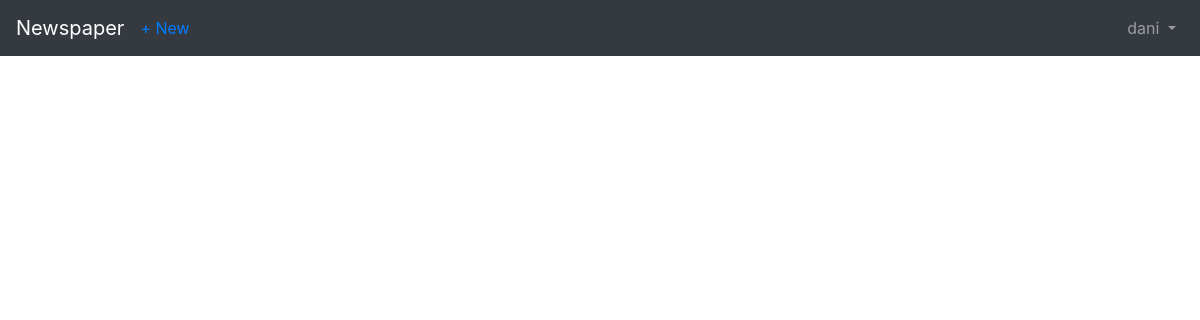
The page /articles/ (signed in) on the database as committed earlier.
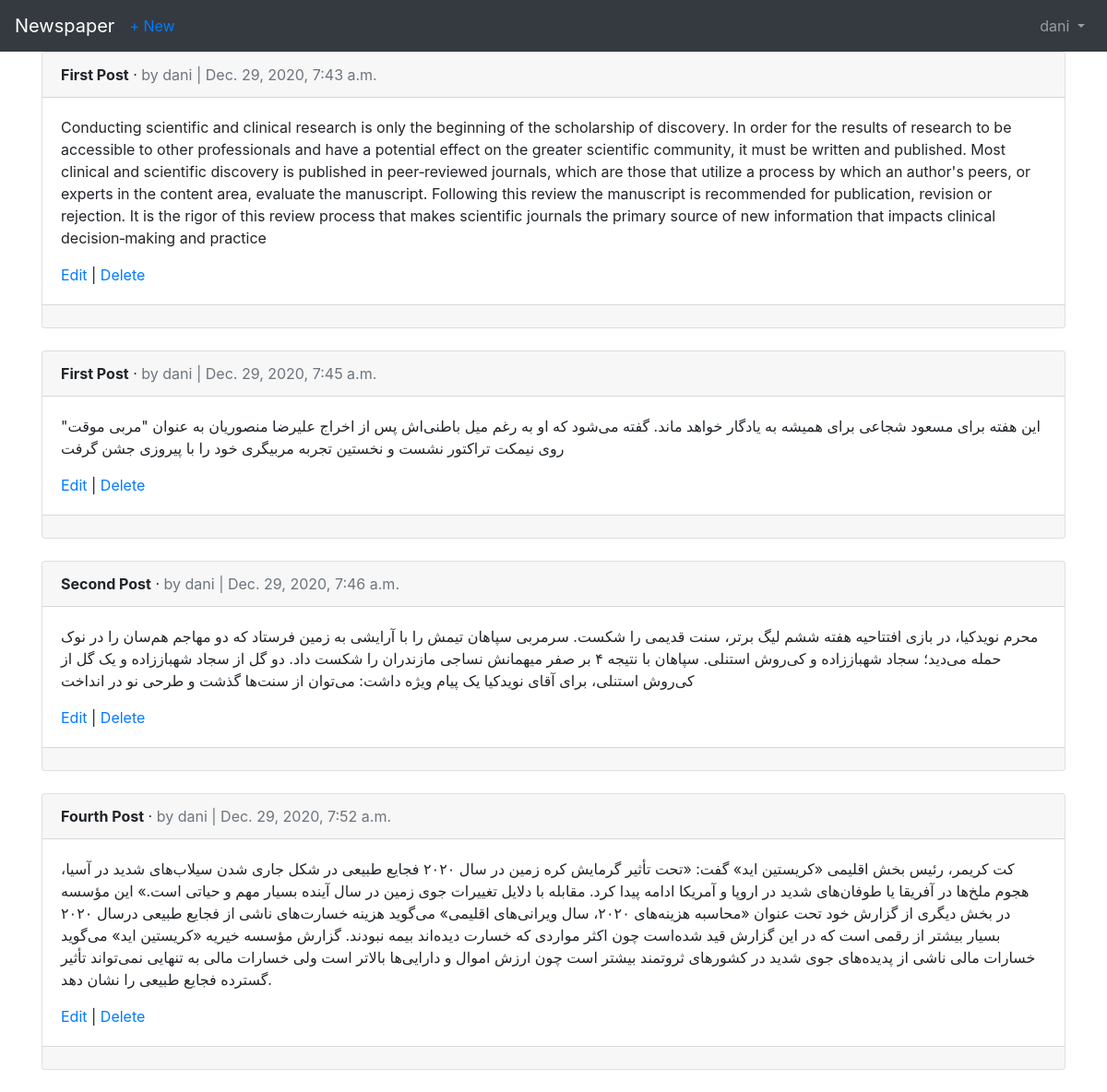
The same page on the database as committed later.
### users/models.py (models this page shows)
class  CustomUser(AbstractUser):
    age = models.PositiveIntegerField(default=0)

### articles/models.py (models this page shows, shortened)
class Article(models.Model):
    title = models.CharField(max_length=255)
    body = models.TextField()
    date = models.DateTimeField(auto_now_add=True)
    author = models.ForeignKey(
        settings.AUTH_USER_MODEL,
       on_delete= models.CASCADE,
    )

### articles/views.py (the view)
# urls.py: path('', ArticleListView.as_view(), name='article_list'),
class ArticleListView(LoginRequiredMixin,ListView):
    model = Article
    template_name = 'article_list.html'
    login_url = 'login'

### templates/article_list.html (shortened to what this page needs)
{% extends 'base.html' %}
{% block content %}
  {% for article in object_list %}
    <div class="card">
      <div class="card-header">
        <span class="font-weight-bold">{{ article.title }}</span> &middot;
        <span class="text-muted">by {{ article.author }} | {{ article.date }}</span>
      </div>
      <div class="card-body">
        <p>{{ article.body }}</p>
        <a href="{% url 'article_edit' article.pk %}">Edit</a> |
        <a href="{% url 'article_delete' article.pk %}">Delete</a>
      </div>
      <div class="card-footer">
      </div>
    </div>
    <br />
  {% endfor %}
{% endblock content %}

### templates/base.html (shortened to what this page needs)
<!DOCTYPE html>
<html>
<head>
  <link rel="stylesheet" href="https://stackpath.bootstrapcdn.com/bootstrap/4.5.0/css/bootstrap.min.css">
</head>
<body>
  <nav class="navbar navbar-expand-lg navbar-dark bg-dark">
    <a class="navbar-brand" href="{% url 'home' %}">Newspaper</a>
    {% if user.is_authenticated %}
      <ul class="navbar-nav mr-auto">
        <li class="nav-item"><a href="{% url 'article_new' %}">+ New</a></li>
      </ul>
    {% endif %}
    <div class="collapse navbar-collapse" id="navbarSupportedContent">
      {% if user.is_authenticated %}
        <ul class="navbar-nav ml-auto">
          <li class="nav-item">
            <a class="nav-link dropdown-toggle" href="#" id="navbarDropdown" role="button" data-toggle="dropdown" aria-haspopup="true" aria-expanded="false">
              {{ user.username }}
            </a>
          </li>
        </ul>
      {% endif %}
    </div>
  </nav>
  <main>
    <div class="container">
      {% block content %}
      {% endblock content %}
    </div>
  </main>
</body>
</html>

Rows that differ between the two databases and show on the page:
added Article: title "First Post", author "dani", date "Dec. 29, 2020, 7:43 a.m.", body "Conducting scientific and clinical research is only the beginning of the scholarship of discovery. In order for the results of research to be accessible to other professionals and have a potential effect on the greater scientific community, it must be written and published. Most clinical and scientific discovery is published in peer‐reviewed journals, which are those that utilize a process by which an author's peers, or experts in the content area, evaluate the manuscript. Following this review the manuscript is recommended for publication, revision or rejection. It is the rigor of this review process that makes scientific journals the primary source of new information that impacts clinical…"
added Article: title "First Post", author "dani", date "Dec. 29, 2020, 7:45 a.m.", body "این هفته برای مسعود شجاعی برای همیشه به یادگار خواهد ماند. گفته می‌شود که او به رغم میل باطنی‌اش پس از اخراج علیرضا منصوریان به عنوان \"مربی موقت\" روی نیمکت تراکتور نشست و نخستین تجربه مربیگری خود را با پیروزی جشن گرفت"
added Article: title "Second Post", author "dani", date "Dec. 29, 2020, 7:46 a.m.", body "محرم نویدکیا، در بازی افتتاحیه هفته ششم لیگ برتر، سنت قدیمی را شکست. سرمربی سپاهان تیمش را با آرایشی به زمین فرستاد که دو مهاجم هم‌سان را در نوک حمله می‌دید؛ سجاد شهباززاده و کی‌روش استنلی. سپاهان با نتیجه ۴ بر صفر میهمانش نساجی مازندران را شکست داد. دو گل از سجاد شهباززاده و یک گل از کی‌روش استنلی، برای آقای نویدکیا یک پیام ویژه داشت: می‌توان از سنت‌ها گذشت و طرحی نو در انداخت"
added Article: title "Fourth Post", author "dani", date "Dec. 29, 2020, 7:52 a.m.", body "کت کریمر، رئیس بخش اقلیمی «کریستین اید» گفت: «تحت تأثیر گرمایش کره زمین در سال ۲۰۲۰ فجایع طبیعی در شکل جاری شدن سیلاب‌های شدید در آسیا، هجوم ملخ‌ها در آفریقا یا طوفان‌های شدید در اروپا و آمریکا ادامه پیدا کرد. مقابله با دلایل تغییرات جوی زمین در سال آینده بسیار مهم و حیاتی است.» این مؤسسه در بخش دیگری از گزارش خود تحت عنوان «محاسبه هزینه‌های ۲۰۲۰، سال ویرانی‌های اقلیمی» می‌گوید هزینه خسارت‌های ناشی از فجایع طبیعی درسال ۲۰۲۰ بسیار بیشتر از رقمی است که در این گزارش قید شده‌است چون اکثر مواردی که خسارت دیده‌اند بیمه نبودند. گزارش مؤسسه خیریه «کریستین اید» می‌گوید خسارات مالی ناشی از پدیده‌های جوی شدید در کشورهای ثروتمند بیشتر است چون ارزش اموال و دارایی‌ها بالاتر است ولی خسارات مالی به تنهایی…"
